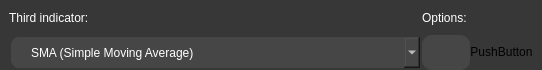
          <widget class="QWidget" name="indicator_widget_3" native="true">
           <property name="sizePolicy">
            <sizepolicy hsizetype="Expanding" vsizetype="Expanding">
             <horstretch>0</horstretch>
             <verstretch>0</verstretch>
            </sizepolicy>
           </property>
           <property name="maximumSize">
            <size>
             <width>16777215</width>
             <height>70</height>
            </size>
           </property>
           <property name="styleSheet">
            <string notr="true">background-color: rgb(55,55,55);
border-radius: 10px;</string>
           </property>
           <layout class="QHBoxLayout" name="horizontalLayout_4">
            <property name="spacing">
             <number>0</number>
            </property>
            <property name="leftMargin">
             <number>9</number>
            </property>
            <property name="topMargin">
             <number>0</number>
            </property>
            <property name="rightMargin">
             <number>9</number>
            </property>
            <property name="bottomMargin">
             <number>0</number>
            </property>
            <item>
             <widget class="QWidget" name="indicator_widget_nested_3" native="true">
              <layout class="QGridLayout" name="gridLayout_3">
               <property name="leftMargin">
                <number>0</number>
               </property>
               <property name="topMargin">
                <number>0</number>
               </property>
               <property name="rightMargin">
                <number>0</number>
               </property>
               <property name="bottomMargin">
                <number>0</number>
               </property>
               <property name="spacing">
                <number>0</number>
               </property>
               <item row="0" column="0">
                <widget class="QLabel" name="indicator_name_label_3">
                 <property name="styleSheet">
                  <string notr="true">QLabel {
	font: 10pt &quot;MS Shell Dlg 2&quot;;
	color: rgb(255,255,255);
}</string>
                 </property>
                 <property name="text">
                  <string>Third indicator:</string>
                 </property>
                 <property name="margin">
                  <number>6</number>
                 </property>
                </widget>
               </item>
               <item row="0" column="1">
                <widget class="QLabel" name="indicator_options_label_3">
                 <property name="styleSheet">
                  <string notr="true">QLabel {
	font: 10pt &quot;MS Shell Dlg 2&quot;;
	color: rgb(255,255,255);
}</string>
                 </property>
                 <property name="text">
                  <string>Options: </string>
                 </property>
                 <property name="margin">
                  <number>6</number>
                 </property>
                </widget>
               </item>
               <item row="1" column="1">
                <widget class="QPushButton" name="indicatorOptions_button_3">
                 <property name="sizePolicy">
                  <sizepolicy hsizetype="Expanding" vsizetype="Expanding">
                   <horstretch>0</horstretch>
                   <verstretch>0</verstretch>
                  </sizepolicy>
                 </property>
                 <property name="minimumSize">
                  <size>
                   <width>0</width>
                   <height>35</height>
                  </size>
                 </property>
                 <property name="maximumSize">
                  <size>
                   <width>16777215</width>
                   <height>35</height>
                  </size>
                 </property>
                 <property name="font">
                  <font>
                   <pointsize>10</pointsize>
                  </font>
                 </property>
                 <property name="styleSheet">
                  <string notr="true">QPushButton {
color: rgb(255, 255, 255);
background-color: rgb(70,70,70);
border: 0px sold;
border-radius: 10px;

}
QPushButton:hover {
	 border: 2px solid rgb(85,85,85);
}</string>
                 </property>
                 <property name="text">
                  <string/>
                 </property>
                </widget>
               </item>
               <item row="1" column="0">
                <widget class="QComboBox" name="firstIndicator_comboBox_3">
                 <property name="sizePolicy">
                  <sizepolicy hsizetype="Expanding" vsizetype="Preferred">
                   <horstretch>0</horstretch>
                   <verstretch>0</verstretch>
                  </sizepolicy>
                 </property>
                 <property name="minimumSize">
                  <size>
                   <width>0</width>
                   <height>35</height>
                  </size>
                 </property>
                 <property name="maximumSize">
                  <size>
                   <width>16777215</width>
                   <height>35</height>
                  </size>
                 </property>
                 <property name="styleSheet">
                  <string notr="true">QComboBox {
        font: 10pt &quot;MS Shell Dlg 2&quot;;
        border: 2px solid rgb(55,55,55);
        border-radius: 10px;
        color: rgb(255, 255, 255);
        padding-left: 20px;
        padding-right: 20px;
        background-color: rgb(70,70,70);
}

QComboBox:hover {
        border: 2px solid rgb(90,90,90);
}

QComboBox QAbstractItemView {
     border: 2pxsolid rgb(45, 45, 45);
    selection-background-color:rgb(45, 45, 45);
    color: #FFF
                  }
</string>
                 </property>
                 <item>
                  <property name="text">
                   <string>SMA (Simple Moving Average)</string>
                  </property>
                 </item>
                 <item>
                  <property name="text">
                   <string>EMA (Exponential Moving Average)</string>
                  </property>
                 </item>
                 <item>
                  <property name="text">
                   <string>WMA (Weighted Moving Average)</string>
                  </property>
                 </item>
                 <item>
                  <property name="text">
                   <string>BOLL - Upper Band (Bollinger Band)</string>
                  </property>
                 </item>
                 <item>
                  <property name="text">
                   <string>BOLL - Lower Band (Bollinger Band)</string>
                  </property>
                 </item>
                 <item>
                  <property name="text">
                   <string>VWAP (Volumen Weighted Average Price)</string>
                  </property>
                 </item>
                 <item>
                  <property name="text">
                   <string>TRIX (Triple Exponential Average)</string>
                  </property>
                 </item>
                 <item>
                  <property name="text">
                   <string>SAR (Stop and Reverse)</string>
                  </property>
                 </item>
                 <item>
                  <property name="text">
                   <string>MACD - MACD Line (Moving Average Eonvergence Divergence)</string>
                  </property>
                 </item>
                 <item>
                  <property name="text">
                   <string>MACD - Singal Line (Moving Average Eonvergence Divergence)</string>
                  </property>
                 </item>
                 <item>
                  <property name="text">
                   <string>RSI (Relative Strength Index)</string>
                  </property>
                 </item>
                 <item>
                  <property name="text">
                   <string>KDJ (Random Index)</string>
                  </property>
                 </item>
                 <item>
                  <property name="text">
                   <string>OBV (On-balance volume)</string>
                  </property>
                 </item>
                 <item>
                  <property name="text">
                   <string>CCI (Commodity Channel Index)</string>
                  </property>
                 </item>
                 <item>
                  <property name="text">
                   <string>StochRSI (Stoch Relative Strength Index)</string>
                  </property>
                 </item>
                 <item>
                  <property name="text">
                   <string>WR (Williams %)</string>
                  </property>
                 </item>
                 <item>
                  <property name="text">
                   <string>DMI (Directional Movement Index)</string>
                  </property>
                 </item>
                 <item>
                  <property name="text">
                   <string>MTM (Momentum)</string>
                  </property>
                 </item>
                 <item>
                  <property name="text">
                   <string>EVM (Ease of Movement)</string>
                  </property>
                 </item>
                 <item>
                  <property name="text">
                   <string>Value (Plain integer or double)</string>
                  </property>
                 </item>
                 <item>
                  <property name="text">
                   <string>Open (Open price of candle)</string>
                  </property>
                 </item>
                 <item>
                  <property name="text">
                   <string>High (High price of candle)</string>
                  </property>
                 </item>
                 <item>
                  <property name="text">
                   <string>Low (Low price of candle)</string>
                  </property>
                 </item>
                 <item>
                  <property name="text">
                   <string>Close (Close price of candle)</string>
                  </property>
                 </item>
                 <item>
                  <property name="text">
                   <string>Volume (Amount traded in amount of time)</string>
                  </property>
                 </item>
                </widget>
               </item>
               <item row="1" column="2">
                <widget class="QPushButton" name="delete_button_3">
                 <property name="text">
                  <string>PushButton</string>
                 </property>
                </widget>
               </item>
              </layout>
             </widget>
            </item>
           </layout>
          </widget>
